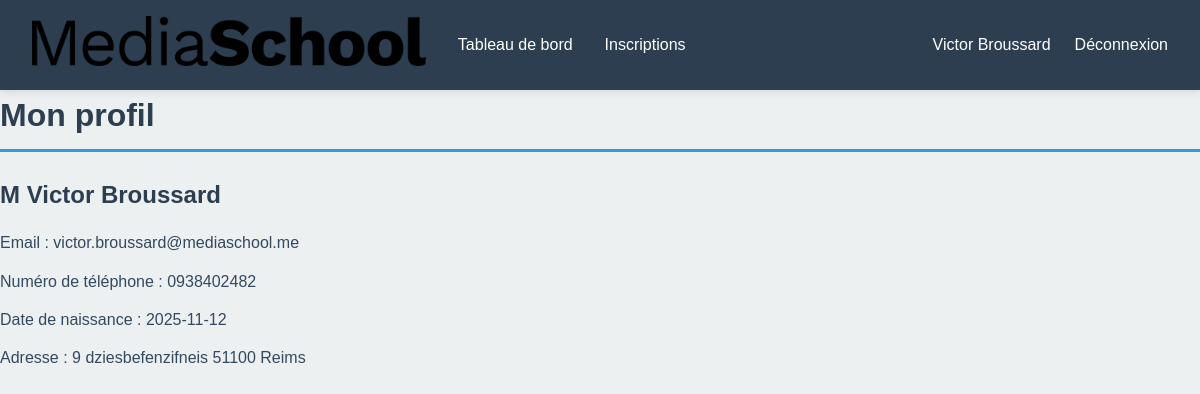
Before: /users/personnel_mediaschool/profil.php (signed in) with the older database file.
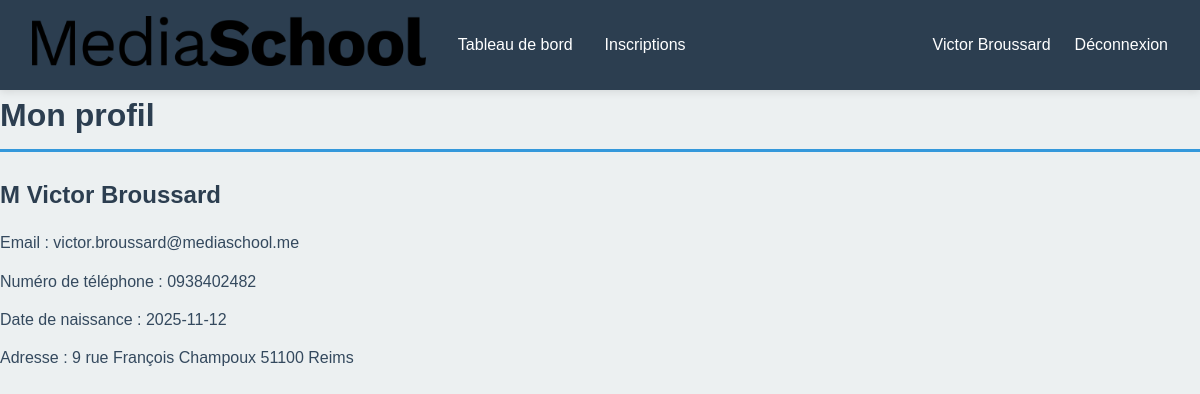
After: the same page with the newer database file.
### tables this page shows
CREATE TABLE IF NOT EXISTS `personnel_mediaschool` (
  `id_personnel` int NOT NULL AUTO_INCREMENT,
  `nom` varchar(50) NOT NULL,
  `prenom` varchar(50) NOT NULL,
  `email` varchar(100) NOT NULL,
  `telephone` varchar(15) NOT NULL,
  `mdp` varchar(100) NOT NULL,
  `civilite` char(3) NOT NULL,
  `date_naissance` date NOT NULL,
  `numero_rue` int NOT NULL,
  `rue` varchar(100) NOT NULL,
  `code_postal` varchar(5) NOT NULL,
  `ville` varchar(50) NOT NULL,
  `id_poste` int NOT NULL,
  PRIMARY KEY (`id_personnel`),
  KEY `contrainte 6` (`id_poste`)
);

### users/personnel_mediaschool/profil.php (the view, shortened to what this page needs)
<?php
require_once('../../connexion.php');
$profil = "SELECT * FROM personnel_mediaschool WHERE id_personnel = ?;";
$stmt = $pdo->prepare($profil);
$stmt->execute([$_SESSION['user'][0]['id_personnel']]);
$personnel = $stmt->fetchAll(PDO::FETCH_ASSOC);
?>
<!DOCTYPE html>
<html lang="fr">
<head>
    <link rel="stylesheet" href="../../style.css">
</head>
<body>
    <?php
        require_once "inc/header.php";
    ?>
    <div>
        <h1>Mon profil</h1>
        <?php
            if (count($personnel) == 0) {
                echo "<p>Aucune entreprise trouvée.</p>";
            }
            else {
                echo "<div><h2>" . htmlspecialchars($personnel[0]['civilite']) . " " . htmlspecialchars($personnel[0]['prenom']) . " " . htmlspecialchars($personnel[0]['nom']) . "</h2>";
                echo "<p>Email : " . htmlspecialchars($personnel[0]['email']) . "</p>";
                echo "<p>Numéro de téléphone : " . htmlspecialchars($personnel[0]['telephone']) . "</p>";
                echo "<p>Date de naissance : " . htmlspecialchars($personnel[0]['date_naissance']) . "</p>";
                echo "<p>Adresse : " . htmlspecialchars($personnel[0]['numero_rue']) . " " . htmlspecialchars($personnel[0]['rue']). " " . htmlspecialchars($personnel[0]['code_postal']) . " " . htmlspecialchars($personnel[0]['ville']) . "</p></div>";
            }
        ?>
    </div>
</body>
</html>

Changed rows visible on the page:
changed personnel_mediaschool "Victor": rue "dziesbefenzifneis" → "rue François Champoux"
